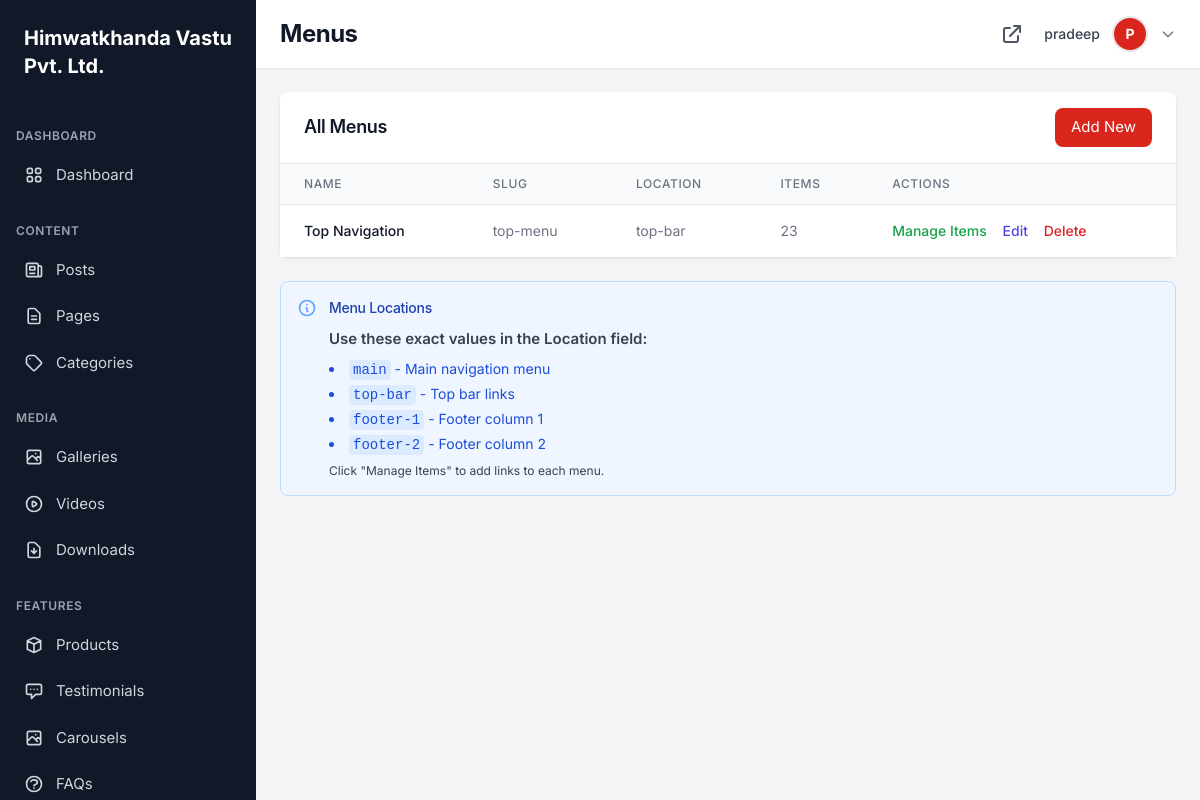
The page /dashboard/menus/ (signed in) on the database as committed earlier.
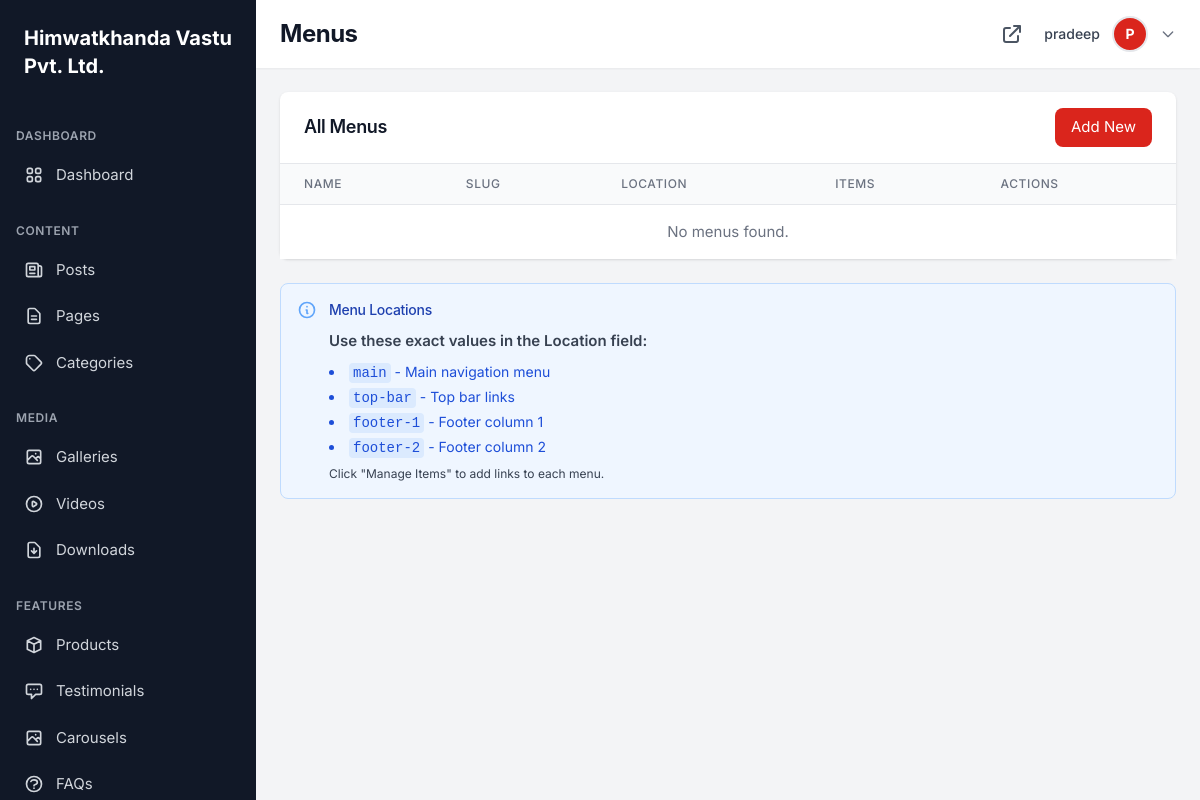
The same page on the database as committed later.
### dashboard/models.py (models this page shows, shortened)
class TimestampModel(models.Model):
    created_at = models.DateTimeField(auto_now_add=True)
    updated_at = models.DateTimeField(auto_now=True)
    class Meta:
        abstract = True

class Menu(TimestampModel):
    name = models.CharField(max_length=255)
    slug = models.SlugField(unique=True)
    location = models.CharField(max_length=100, blank=True, help_text="e.g., main, footer")
    description = models.TextField(blank=True)
    class Meta:
        ordering = ['name']

### dashboard/views.py (the view)
# urls.py: path('menus/', views.MenuListView.as_view(), name='menu_list'),
class MenuListView(BaseListView):
    model = Menu
    template_name = 'dashboard/menu_list.html'
    context_object_name = 'menus'
    def get_queryset(self):
        return Menu.objects.annotate(item_count=Count('items'))

### accounts/models.py (called while the page is built)
    @property
    def name(self):
        return f"{self.first_name} {self.last_name}".strip() or self.username

    @property
    def is_admin(self):
        return self.role == 'admin' or self.is_superuser

### dashboard/models.py (called while the page is built)
    @classmethod
    def get_instance(cls):
        instance, created = cls.objects.get_or_create(pk=1, defaults={'name': 'CEO Name'})
        return instance

    @classmethod
    def get_instance(cls):
        instance, created = cls.objects.get_or_create(pk=1)
        return instance

### dashboard/views.py (called while the page is built)
    def test_func(self):
        return self.request.user.is_admin

    def get_context_data(self, **kwargs):
        context = super().get_context_data(**kwargs)
        context['search_query'] = self.request.GET.get('search', '')
        return context

### services/context_processors.py (called while the page is built)
def service_categories(request):
    return {
        'service_categories': ServiceCategory.objects.filter(
            status='active'
        ).prefetch_related('services__service').order_by('sort_order', 'name')
    }

### templates/dashboard/menu_list.html (shortened to what this page needs)
{% extends 'dashboard/base.html' %}
{% block page_title %}Menus{% endblock %}
{% block dashboard_content %}
<div class="bg-white rounded-lg shadow">
    <div class="px-6 py-4 border-b border-gray-200 flex items-center justify-between">
        <h3 class="text-lg font-semibold text-gray-900">All Menus</h3>
        <a href="{% url 'dashboard:menu_create' %}" class="px-4 py-2 bg-primary text-white rounded-lg hover:bg-red-700 transition-colors">
            Add New
        </a>
    </div>
    <div class="overflow-x-auto">
        <table class="min-w-full divide-y divide-gray-200">
            <thead class="bg-gray-50">
                <tr>
                    <th class="px-6 py-3 text-left text-xs font-medium text-gray-500 uppercase tracking-wider">Name</th>
                    <th class="px-6 py-3 text-left text-xs font-medium text-gray-500 uppercase tracking-wider">Slug</th>
                    <th class="px-6 py-3 text-left text-xs font-medium text-gray-500 uppercase tracking-wider">Location</th>
                    <th class="px-6 py-3 text-left text-xs font-medium text-gray-500 uppercase tracking-wider">Items</th>
                    <th class="px-6 py-3 text-left text-xs font-medium text-gray-500 uppercase tracking-wider">Actions</th>
                </tr>
            </thead>
            <tbody class="bg-white divide-y divide-gray-200">
                {% for menu in menus %}
                <tr class="hover:bg-gray-50">
                    <td class="px-6 py-4">
                        <div class="text-sm font-medium text-gray-900">{{ menu.name }}</div>
                    </td>
                    <td class="px-6 py-4 whitespace-nowrap text-sm text-gray-500">{{ menu.slug }}</td>
                    <td class="px-6 py-4 whitespace-nowrap text-sm text-gray-500">{{ menu.location|default:"—" }}</td>
                    <td class="px-6 py-4 whitespace-nowrap text-sm text-gray-500">{{ menu.item_count }}</td>
                    <td class="px-6 py-4 whitespace-nowrap text-sm font-medium">
                        <a href="{% url 'dashboard:menu_items' menu.pk %}" class="text-green-600 hover:text-green-900 mr-3">Manage Items</a>
                        <a href="{% url 'dashboard:menu_edit' menu.pk %}" class="text-indigo-600 hover:text-indigo-900 mr-3">Edit</a>
                        <a href="{% url 'dashboard:menu_delete' menu.pk %}" class="text-red-600 hover:text-red-900" onclick="return confirm('Are you sure?')">Delete</a>
                    </td>
                </tr>
                {% empty %}
                <tr>
                    <td colspan="5" class="px-6 py-4 text-center text-gray-500">No menus found.</td>
                </tr>
                {% endfor %}
            </tbody>
        </table>
    </div>
</div>
<div class="mt-6 bg-blue-50 border border-blue-200 rounded-lg p-4">
    <div class="flex">
        <div class="flex-shrink-0">
            <svg class="h-5 w-5 text-blue-400" fill="none" stroke="currentColor" viewBox="0 0 24 24">
                <path stroke-linecap="round" stroke-linejoin="round" stroke-width="2" d="M13 16h-1v-4h-1m1-4h.01M21 12a9 9 0 11-18 0 9 9 0 0118 0z"/>
            </svg>
        </div>
        <div class="ml-3">
            <h3 class="text-sm font-medium text-blue-800">Menu Locations</h3>
            <div class="mt-2 text-sm text-blue-700">
                <p class="font-semibold mb-2">Use these exact values in the Location field:</p>
                <ul class="list-disc list-inside space-y-1">
                    <li><code class="bg-blue-100 px-1 py-0.5 rounded">main</code> - Main navigation menu</li>
                    <li><code class="bg-blue-100 px-1 py-0.5 rounded">top-bar</code> - Top bar links</li>
                    <li><code class="bg-blue-100 px-1 py-0.5 rounded">footer-1</code> - Footer column 1</li>
                    <li><code class="bg-blue-100 px-1 py-0.5 rounded">footer-2</code> - Footer column 2</li>
                </ul>
                <p class="mt-2 text-xs">Click "Manage Items" to add links to each menu.</p>
            </div>
        </div>
    </div>
</div>
{% endblock %}

Rows that differ between the two databases and show on the page:
removed Menu: name "Top Navigation", slug "top-menu", location "top-bar", item_count "23"
Other text that changed with them:
text now shown: "No menus found."
